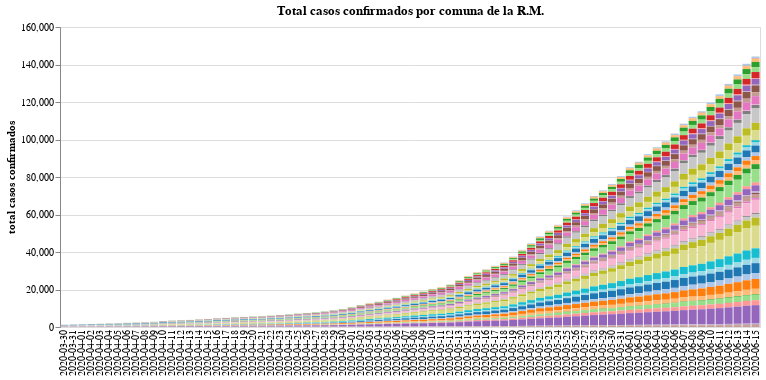

Write notebook code for a chart like this one.
### Code cell
#hide_input
input_dropdown = alt.binding_select(options=data_long_form['Comuna'].unique())
selection1 = alt.selection_single(fields=['Comuna'], bind=input_dropdown, name=' ')
selection2 = alt.selection_multi(fields=['Comuna'], on='mouseover')

color = alt.condition(selection1 | selection2,
                    alt.Color('Comuna:N', scale=alt.Scale(scheme='category20'), legend=None),
                    alt.value('lightgray'))

bars1 = alt.Chart(data_long_form).mark_bar().encode(
    x=alt.X("Fecha", axis=alt.Axis(title="", domain=False, tickSize=0)),
    y=alt.Y("Casos confirmados", axis=alt.Axis(title="total casos confirmados")),
    tooltip = ["Fecha", "Comuna", "Casos confirmados"],
    color = color
).properties(
    title="Total casos confirmados por comuna de la R.M.",
    width=700).add_selection(
    selection1, selection2
).transform_filter(
    selection1
)

bars1

### Figure 1 — Vega-Lite specification as saved in the notebook (floating-point values rounded to 4 significant figures; data arrays with more than 128 entries replaced by an {"elided": "..."} marker saying what was removed)
{"config": {"view": {"continuousWidth": 400, "continuousHeight": 300}}, "data": {"name": "data-0b4f0da9b472cb84ef1957bd94092571"}, "mark": "bar", "encoding": {"color": {"condition": {"type": "nominal", "field": "Comuna", "legend": null, "scale": {"scheme": "category20"}, "selection": {"or": [" ", "selector002"]}}, "value": "lightgray"}, "tooltip": [{"type": "nominal", "field": "Fecha"}, {"type": "nominal", "field": "Comuna"}, {"type": "quantitative", "field": "Casos confirmados"}], "x": {"type": "nominal", "axis": {"domain": false, "tickSize": 0, "title": ""}, "field": "Fecha"}, "y": {"type": "quantitative", "axis": {"title": "total casos confirmados"}, "field": "Casos confirmados"}}, "selection": {" ": {"type": "single", "fields": ["Comuna"], "bind": {"input": "select", "options": ["Alhue", "Buin", "Calera de Tango", "Cerrillos", "Cerro Navia", "Colina", "Conchali", "Curacavi", "El Bosque", "El Monte", "Estacion Central", "Huechuraba", "Independencia", "Isla de Maipo", "La Cisterna", "La Florida", "La Granja", "La Pintana", "La Reina", "Lampa", "Las Condes", "Lo Barnechea", "Lo Espejo", "Lo Prado", "Macul", "Maipu", "Maria Pinto", "Melipilla", "Nunoa", "Padre Hurtado", "Paine", "Pedro Aguirre Cerda", "Penaflor", "Penalolen", "Pirque", "Providencia", "Pudahuel", "Puente Alto", "Quilicura", "Quinta Normal", "Recoleta", "Renca", "San Bernardo", "San Joaquin", "San Jose de Maipo", "San Miguel", "San Pedro", "San Ramon", "Santiago", "Talagante", "Tiltil", "Vitacura"]}}, "selector002": {"type": "multi", "fields": ["Comuna"], "on": "mouseover"}}, "title": "Total casos confirmados por comuna de la R.M.", "transform": [{"filter": {"selection": " "}}], "width": 700, "$schema": "https://vega.github.io/schema/vega-lite/v4.8.1.json", "datasets": {"data-0b4f0da9b472cb84ef1957bd94092571": {"elided": "4056 records"}}}
